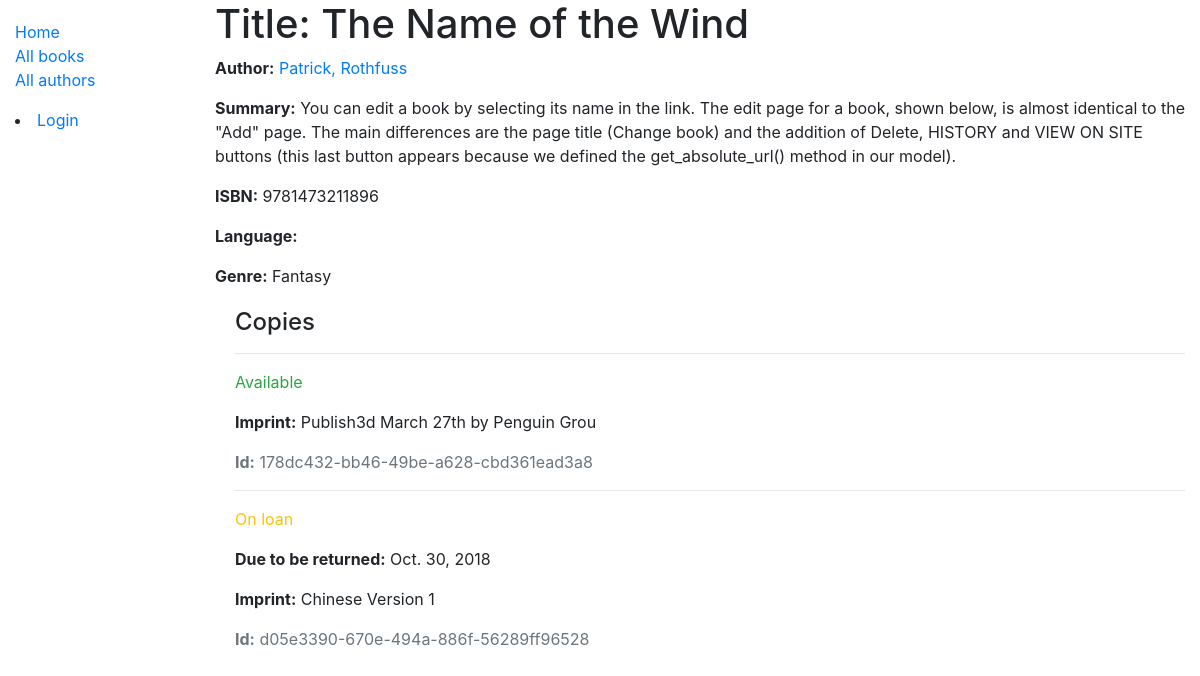
/catalog/book/1, run on the app's committed database.
### catalog/models.py (models this page shows, shortened)
class Book(models.Model):
    title = models.CharField(max_length=200)
    author = models.ForeignKey('Author', on_delete=models.SET_NULL, null=True)
    summary = models.TextField(max_length=1000, help_text='Enter a brief description of the book')
    isbn = models.CharField('ISBN', max_length=13, help_text='13 Character <a href="https://www.isbn-international.org/content/what-isbn">ISBN number</a>')
    genre = models.ManyToManyField(Genre, help_text='Select a genre for this book')
    def display_genre(self):
        """Create a string for the Genre. This is required to display genre in Admin."""
        return ', '.join(genre.name for genre in self.genre.all()[:3])
    display_genre.short_description = 'Genre'

class Author(models.Model):
    first_name = models.CharField(max_length=100)
    last_name = models.CharField(max_length=100)
    date_of_birth = models.DateField(null=True, blank=True)
    date_of_death = models.DateField('Died', null=True, blank=True)
    class Meta:
        ordering = ['last_name', 'first_name']
    def __str__(self):
        return f'{self.last_name}, {self.first_name}'

class Genre(models.Model):
    name = models.CharField(max_length=200, help_text='Enter a book genre (e.g. Science Fiction)')
    def __str__(self):
        return self.name

class BookInstance(models.Model):
    id = models.UUIDField(primary_key=True, default=uuid.uuid4, help_text='Unique ID for this particular book across whole library')
    book = models.ForeignKey('Book', on_delete=models.SET_NULL, null=True)
    imprint = models.CharField(max_length=200)
    due_back = models.DateField(null=True, blank=True)
    borrower = models.ForeignKey(User, on_delete=models.SET_NULL, null=True, blank=True)
    LOAN_STATUS = (
        ('m', 'Maintenance'),
        ('o', 'On loan'),
        ('a', 'Available'),
        ('r', 'Reserved'),
    )
    status = models.CharField(
        max_length=1,
        choices=LOAN_STATUS,
        blank=True,
        default='m',
        help_text='Book availability',
    )
    class Meta:
        ordering = ['due_back']
        permissions = (("can_mark_returned", "Set book as returned"),)

### catalog/views.py (the view)
# urls.py: path('book/<int:pk>', views.BookDetailView.as_view(), name='book-detail'),
class BookDetailView(generic.DetailView):
    model = Book

### catalog/templates/catalog/book_detail.html (shortened to what this page needs)
{% extends "base_generic.html" %}
{% block content %}
  <h1>Title: {{ book.title }}</h1>
  <p><strong>Author:</strong> <a href="">{{ book.author }}</a></p>
  <p><strong>Summary:</strong> {{ book.summary }}</p>
  <p><strong>ISBN:</strong> {{ book.isbn }}</p>
  <p><strong>Language:</strong> {{ book.language }}</p>
  <p><strong>Genre:</strong> {% for genre in book.genre.all %} {{ genre }}{% if not forloop.last %}, {% endif %}{% endfor %}</p>
  <div style="margin-left:20px;margin-top:20px">
    <h4>Copies</h4>
    {% for copy in book.bookinstance_set.all %}
      <hr>
      <p class="{% if copy.status == 'a' %}text-success{% elif copy.status == 'm' %}text-danger{% else %}text-warning{% endif %}">{{ copy.get_status_display }}</p>
      {% if copy.status != 'a' %}
        <p><strong>Due to be returned:</strong> {{copy.due_back}}</p>
      {% endif %}
      <p><strong>Imprint:</strong> {{copy.imprint}}</p>
      <p class="text-muted"><strong>Id:</strong> {{copy.id}}</p>
    {% endfor %}
  </div>
{% endblock %}

### data on the page
Book: title "The Name of the Wind", author "Patrick, Rothfuss", summary "You can edit a book by selecting its name in the link. The edit page for a book, shown below, is almost identical to the \"Add\" page. The main differences are the page title (Change book) and the addition of Delete, HISTORY and VIEW ON SITE buttons (this last button appears because we defined the get_absolute_url() method in our model).", isbn "9781473211896"
Genre: name "Fantasy"
BookInstance: status "Available", imprint "Publish3d March 27th by Penguin Grou", id "178dc432-bb46-49be-a628-cbd361ead3a8"
BookInstance: status "On loan", due_back "Oct. 30, 2018", imprint "Chinese Version 1", id "d05e3390-670e-494a-886f-56289ff96528"
